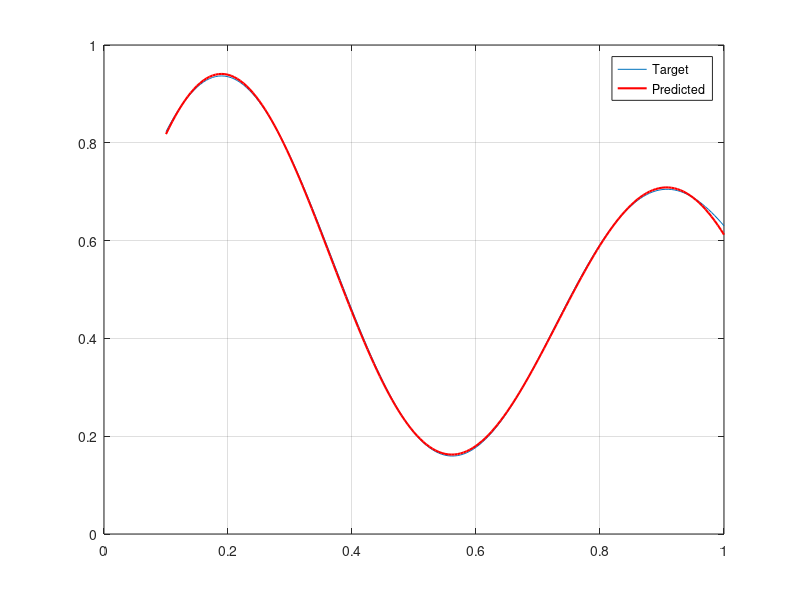

Reproduce this figure in MATLAB.
clc
clear all


x = 0.1:1/22:1;
x_in=0.1:1/200:1;
y = ((1+0.6*sin(2*pi*x/0.7))+0.3*sin(2*pi*x))/2;
y_out = ((1+0.6*sin(2*pi*x_in/0.7))+0.3*sin(2*pi*x_in))/2;

figure(1)
plot(x_in,y_out)
grid on
hold on

%First RBF
c1=rand();
r1=rand();

%Second RBF
c2=rand();
r2=rand();

F1 = exp(-(x-c1).^2/(2.*r2^2));
F2 = exp(-(x-c2).^2/(2.*r2^2));

% Initialize output layer weights
w1 = rand();
w2 = rand();
w0 = rand();

% Learning rate
learningRate = 0.1;
learningRateCR=0.01;

%Number of learning cycles
lc = 10000;

%Errors
%----------------------------------------
%Dif between desired and output
err=0;

%Total err over epoch
sqr_err=0;

%Mean squared err
ms_err=0;

%Mean squared err over training
prev_err=zeros(1, lc);
%----------------------------------------
for epoch = 1:lc
    sqr_err=0;
    for i = 1:length(x)
        
        %Gaussian basis for each RBF neuron
        phi1 = exp(-((x(i)-c1)^2)/(2*r1^2));
        phi2 = exp(-((x(i)-c2)^2)/(2*r2^2));

        %RBF network output
        y_pred(i) = w1*phi1 + w2*phi2 + w0;
        
        %err
        err = y(i) - y_pred(i);
        sqr_err = sqr_err + err^2;
        
        % Update the weights and centers based on the error
        w1 = w1 + learningRate * err * phi1;
        w2 = w2 + learningRate * err * phi2;
        w0 = w0 + learningRate * err;
        c1 = c1 + learningRateCR * err * w1 * phi1 * ((x(i)-c1)/(r1^2));
        c2 = c2 + learningRateCR * err * w2 * phi2 * ((x(i)-c2)/(r2^2));
        r1 = r1 + learningRateCR * err * w1 * phi1 * (((x(i)-c1)^2)/(r1^3));
        r2 = r2 + learningRateCR * err * w2 * phi2 * (((x(i)-c2)^2)/(r2^3));

    end
    %Mean square error
    ms_err = sqr_err/length(x);

    %Mean square error over training
    prev_err(epoch) = ms_err;
end

%Creating test environment
Y_test = zeros(size(x_in));
for i=1:length(x_in)
    phi1_test = exp(-((x_in(i)-c1)^2)/(2*r1^2));
    phi2_test = exp(-((x_in(i)-c2)^2)/(2*r2^2));

    Y_test(i) = w1*phi1_test + w2*phi2_test + w0;
end

plot(x_in, Y_test, 'r', 'LineWidth', 1.5)
hold off
legend('Target','Predicted')